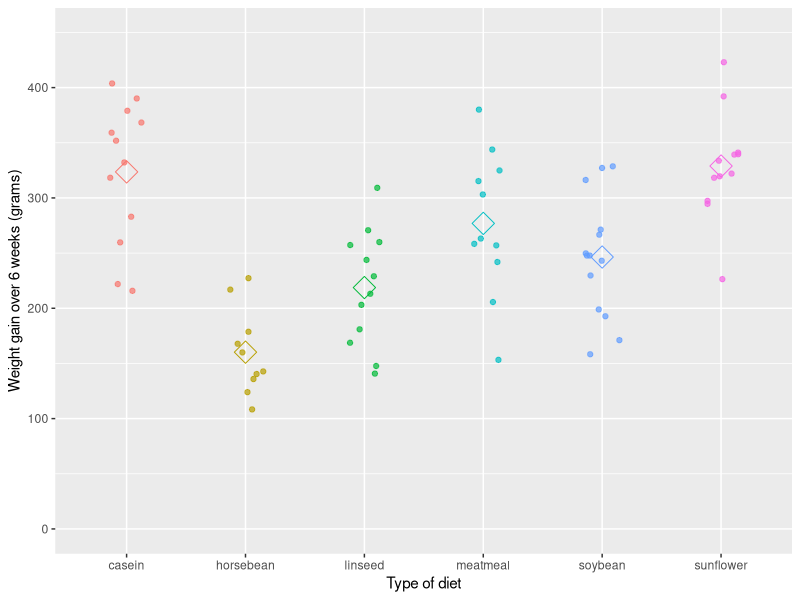
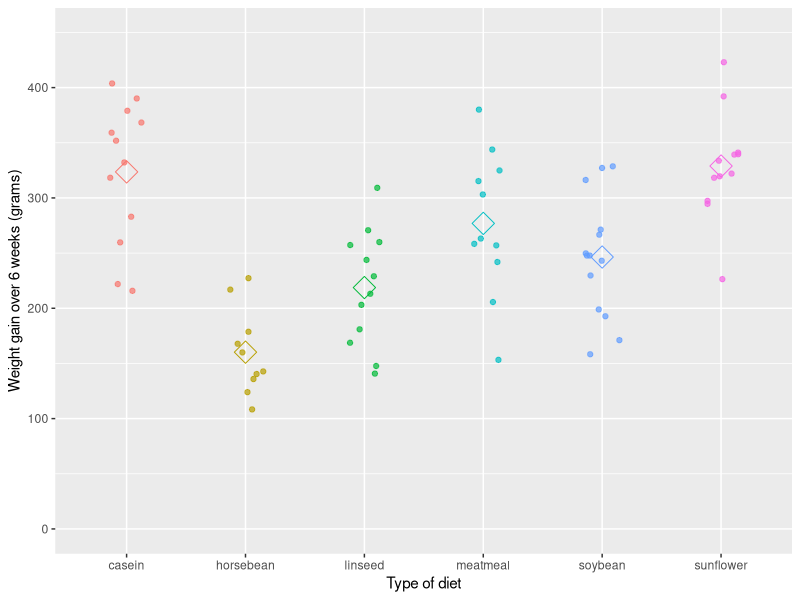

R code for these plots, in order:
## ---- chunk 1
library(tidyverse)
library(knitr)
## ---- chunk 2
set.seed(1234)
ggplot(chickwts, aes(x = feed, y = weight, color = feed)) +
  geom_jitter(position = position_jitter(0.15),
              alpha = 0.7) +
  stat_summary(fun.y = mean,
               geom = "point",
               shape = 5,
               size = 5,
               aes(group = feed)) +
  theme(legend.position="none") +
  xlab("Type of diet") +
  ylab("Weight gain over 6 weeks (grams)") +
  ylim(0, 450)
## ---- chunk 3
set.seed(1234)
ggplot(chickwts, aes(x = feed, y = weight, color = feed)) +
  geom_jitter(position = position_jitter(0.15),
              alpha = 0.7) +
  stat_summary(fun.y = mean,
               geom = "point",
               shape = 5,
               size = 5,
               aes(group = feed)) +
  theme(legend.position="none") +
  xlab("Type of diet") +
  ylab("Weight gain over 6 weeks (grams)") +
  ylim(0, 450)
## ---- chunk 4
set.seed(1234)
kable(sample_n(chickwts, 6), row.names = FALSE)
## ---- chunk 5
chick_feed_model <- aov(weight ~ feed, data = chickwts)
## ---- chunk 6
library(broom)
broom::tidy(chick_feed_model)
## ---- chunk 7
summary(chick_feed_model)
